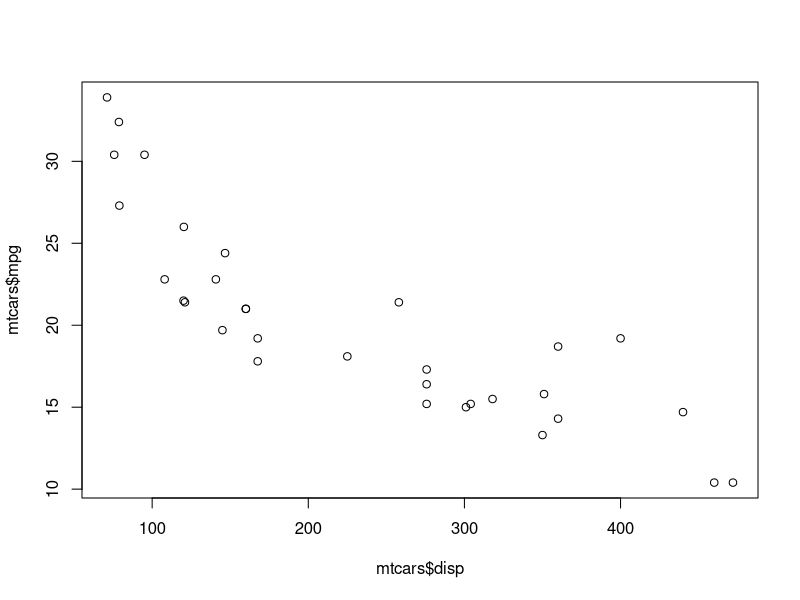
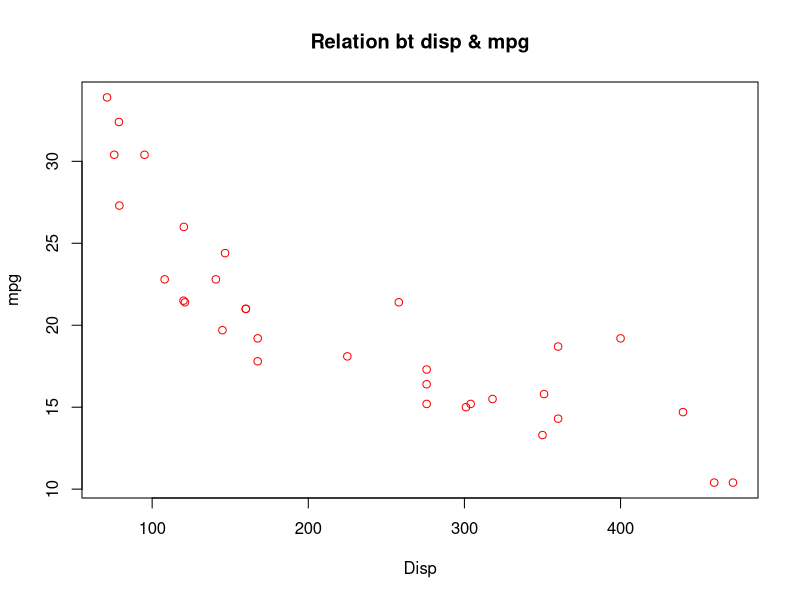
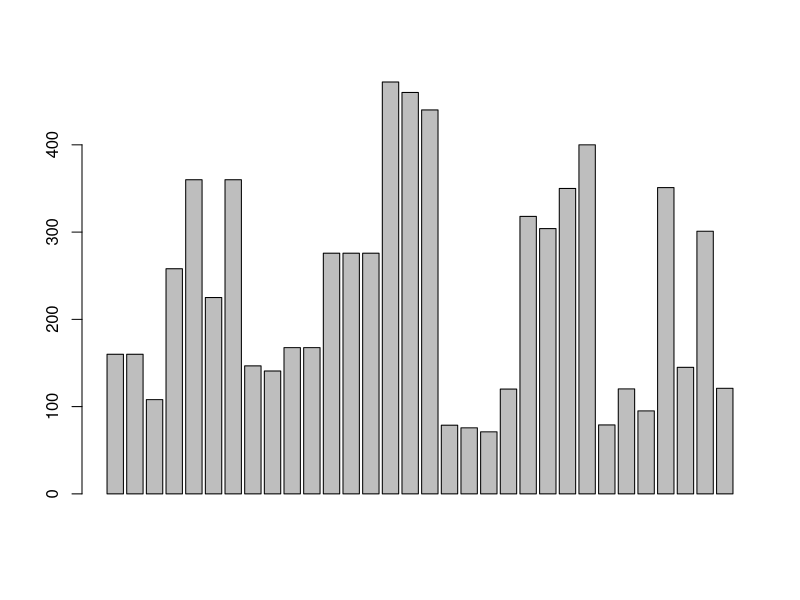
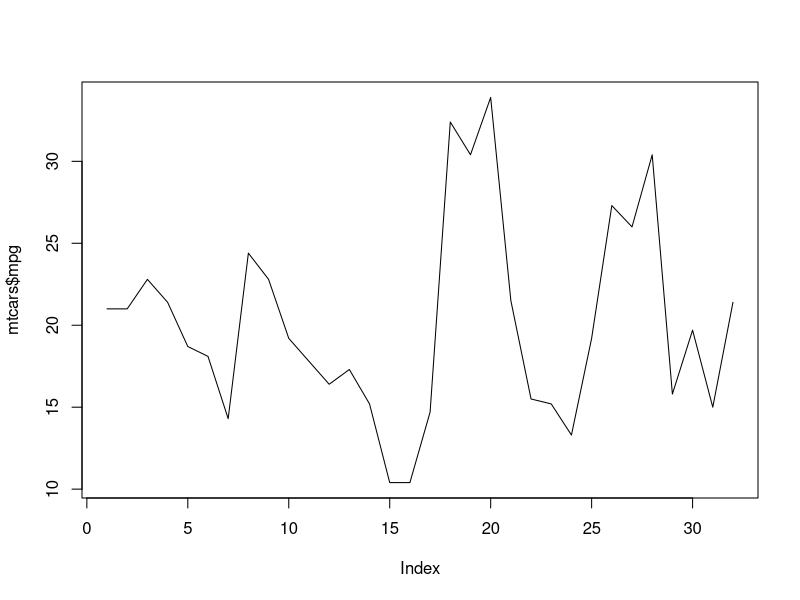

These figures' R source, in order:
#r plotting

plot(mtcars$disp,mtcars$mpg)

plot(mtcars$disp,mtcars$mpg,
     ylab = "mpg",xlab = "Disp",
     main = "Relation bt disp & mpg",col="red")


barplot(mtcars$disp)

plot(mtcars$mpg,type = "l")

